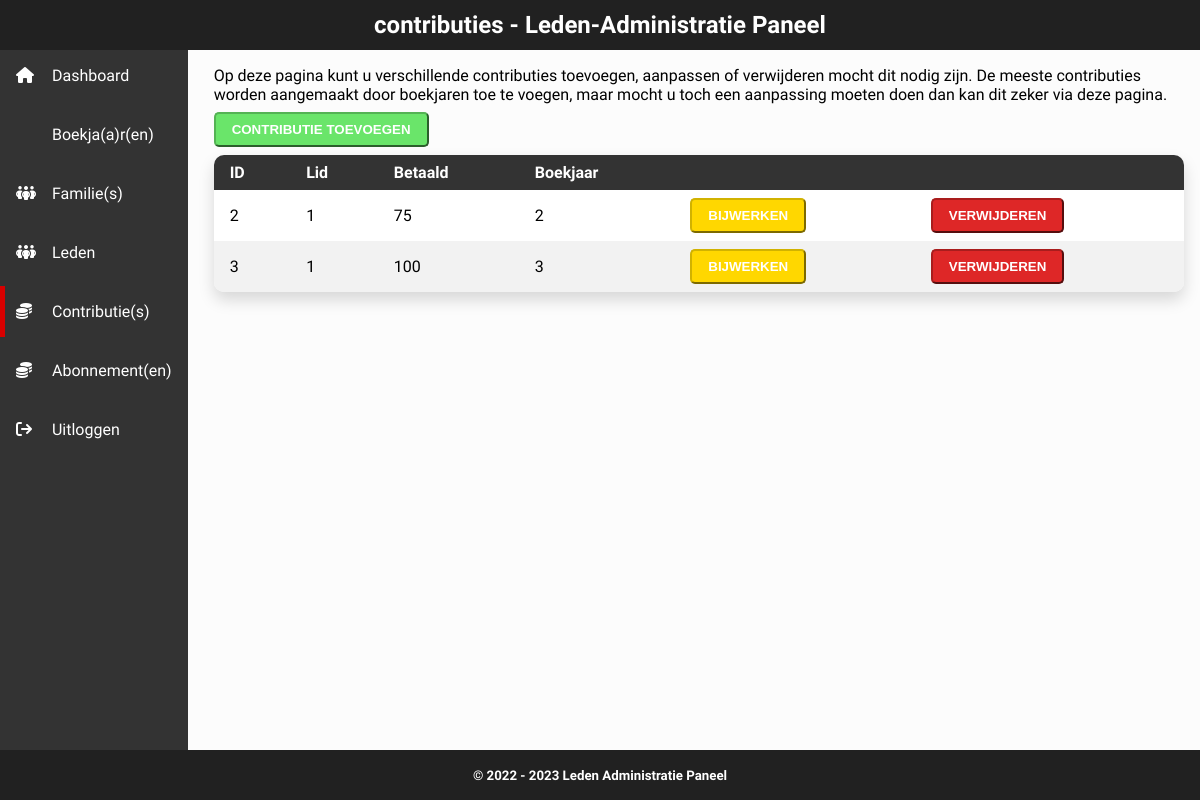
Page /contributies.php (signed in) on the earlier database version.
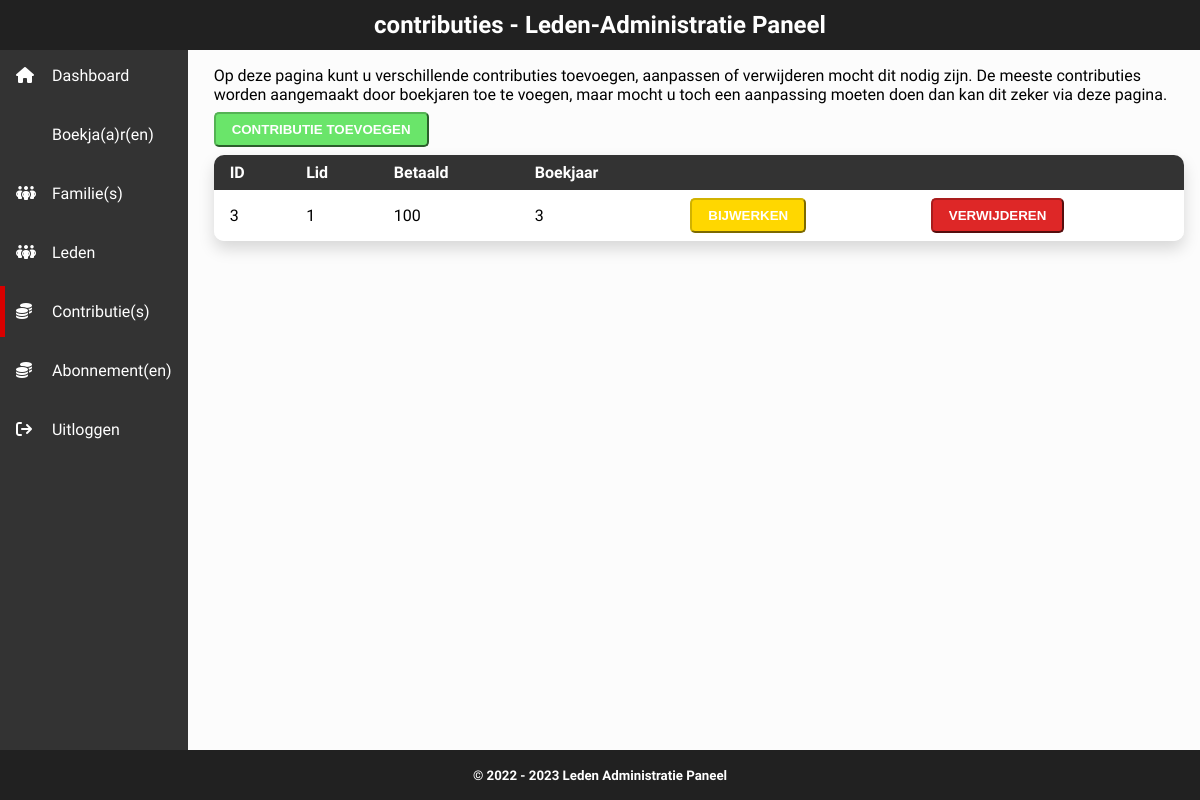
Same page on the later database version.
### tables this page shows
CREATE TABLE `contributie` (
  `ID` int(11) NOT NULL,
  `Lid` int(100) NOT NULL,
  `Betaald` float NOT NULL DEFAULT '0',
  `Boekjaar` int(11) NOT NULL
);

### mvc/controller/controller.php (called while the page is built, shortened)
<?php
include_once("./mvc/model/Model.php");
class Controller {
    public $model;
    public function __construct() {
        $this->model = new Model();
    }
    public function listContributions() {
        $Contributions = $this->model->getContributionsList();
        include './mvc/view/contributionslist.php';
    }
}

### mvc/model/Model.php (called while the page is built, shortened)
<?php
include_once("./mvc/model/Contribution.php");
class Model {
    public function getContributionsList() {
        include 'inc/process/connect.php';
        $contributions = array();
        try {
            $stmt = $conn->prepare("SELECT * FROM contributie");
            $stmt->execute();
            while ($row = $stmt->fetch(PDO::FETCH_ASSOC)) {
                $contributions[] = new Contribution($row['ID'], $row['Lid'], $row['Betaald'], $row['Boekjaar']);
            }
        } catch(PDOException $e) {
            echo "Foutmelding: " . $e->getMessage();
        }
        return $contributions;
    }
}
?>

### mvc/model/Contribution.php (called while the page is built, shortened)
<?php
class Contribution {
    public function __construct($ID, $member, $payed, $bookyear) {
        $this->ID = $ID;
        $this->member = $member;
        $this->payed = $payed;
        $this->bookyear = $bookyear;
    }
}
?>

### mvc/view/contributionsList.php (the view)
<table>
    <thead>
        <tr>
            <th>ID</th>
            <th>Lid</th>
            <th>Betaald</th>
            <th>Boekjaar</th>
            <th colspan="2">&nbsp;</th>
        </tr>
    </thead>
    <tbody>
        <?php foreach ($Contributions as $contribution) { ?>
            <tr>
                <td><?php echo $contribution->ID; ?></td>
                <td><?php echo $contribution->member; ?></td>
                <td><?php echo $contribution->payed; ?></td>
                <td><?php echo $contribution->bookyear; ?></td>
                <td>
                    <a href="./contributies.php?action=update&id=<?php echo $contribution->ID; ?>">
                        <button class="watchout">Bijwerken</button>
                    </a>
                </td>
                <td>
                    <a href="./contributies.php?action=delete&id=<?php echo $contribution->ID; ?>">
                        <button class="failure">Verwijderen</button>
                    </a>
                </td>
            </tr>
        <?php } ?>
    </tbody>
</table>

Differences in the rows shown:
removed contributie: ID "2", Lid "1", Betaald "75", Boekjaar "2"
